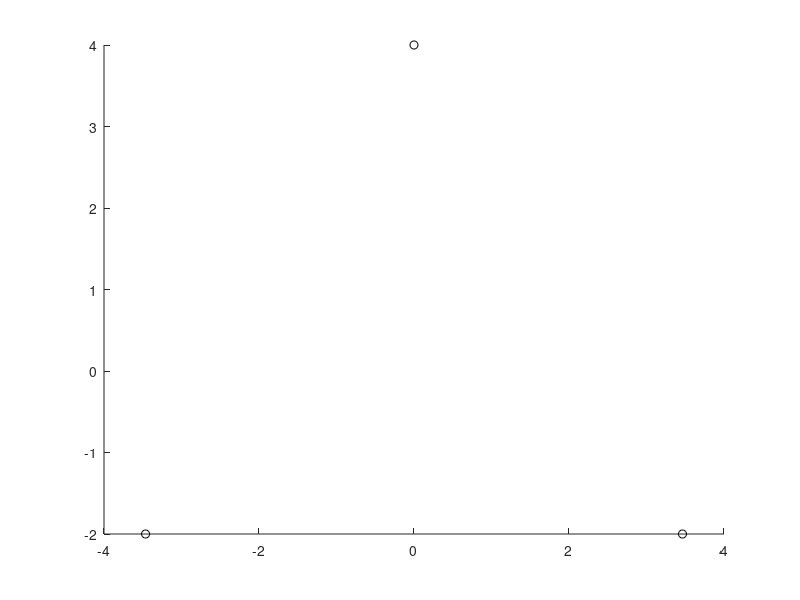

Write MATLAB code to recreate this figure. (Note: this script raises an error after producing the figure.)
global m; global G;
clear all
close all
clc

% %Ana Hudomal 16p
% %butterfly 1
% % dx0 = 0.30689; dy0 = 1.2551;
% %butterfly 2
% % dx0 = 0.39295; dy0 = 0.09758;
% %bumblebee
% % dx0 = 0.18428; dy0 = 0.58719;
% x_init = [-1 0;1 0; 0 0]; 
% v_init = [dx0 dy0; dx0 dy0; -2*dx0 -2*dy0]; 
% m = [1 1 1];

% %Xiaoming Lia , Shijun Liao. December 2017 
% I.A_{100}^{i.c.}
% v_1 = 0.0670760777;
% v_2 = 0.5889627892;
%I.A_{77}^{i.c.}
% v_1 = 0.4159559963;
% v_2 = 0.2988672319;
%I.B_{102}^{i.c.}
% v_1 = 0.4784306757;
% v_2 = 0.3771895698;
% %II.C_{156}^{i.c.}
% v_1 = 0.3231926176;
% v_2 = 0.3279135713;
% % 
% x_init = [-1 0 ; 1 0; 0 0];
% v_init = [v_1 v_2; v_1 v_2; -2*v_1 -2*v_2];
% m = [1, 1, 1];

% %lagrange equliteral triangular solution
m = [1, 2, 3];
s3_size = 1; s3_rad = 0;
x_init = 2*[0 2 ; -sqrt(3) -1 ; sqrt(3) -1];
v_init = 1/sum(m) * [(-m(2)-m(3)/2) (-sqrt(3)/2*m(3));(m(1)+m(3)/2) (-sqrt(3)/2*m(3)); (m(1)/2-m(2)/2) (sqrt(3)/2*m(1)+sqrt(3)/2*m(2))];
v_init = s3_size*v_init*[cos(s3_rad) sin(s3_rad) ; -sin(s3_rad) cos(s3_rad)];

% %Euler collinear solution
% m = [1 2 3];
% syms lamb_sym
% assume(lamb_sym, 'real')
% 
% ecs_equ = (m(1)+m(2))*lamb_sym^5 + (3*m(1)+2*m(2))*lamb_sym^4+(3*m(1)+m(2))*lamb_sym^3-(m(2)+3*m(3))*lamb_sym^2-(2*m(2)+3*m(3))*lamb_sym-(m(2)+m(3)) == 0;
% lamb_ecs = solve(ecs_equ, lamb_sym);
% 
% fprintf("%f\n", lamb_ecs);

%(m(2)+m(3)*(1+lamb_sym))/(m(1)-m(3)*lamb_sym) - (m(2)-m(3)*(1/(1+lamb_sym))^2)/(m(1)-m(3)*(1/lamb_sym)^2) == 0;
%(-m(1)*m(3)-m(2)*m(3))*lamb_sym^5+(-m(1)*m(3)-2*m(1)*m(3)-2*m(2)*m(3))*lamb_sym^4+(-3*m(1)*m(3)+2*m(3).^2-m(2)*m(3))*lamb_sym^3+(-2*m(1)*m(3)+m(2)*m(3)+3*m(3).^2)*lamb_sym^2+(2*m(2)*m(3)+3*m(3).^2)*lamb_sym+(m(2)*m(3)+m(3).^2) == 0;
%(m(1)+m(2))*lamb_sym^5 + (3*m(1)+2*m(2))*lamb_sym^4+(3*m(1)+m(2))*lamb_sym^3-(m(2)+3*m(3))*lamb_sym^2-(2*m(2)+3*m(3))*lamb_sym-(m(2)+m(3)) == 0;
%(m(2)+m(3)*(1+lamb_sym))/(m(1)-m(3)*lamb_sym) - (m(2)+m(3)*(1/(1+lamb_sym))^2)/(m(1)-m(3)*(1/lamb_sym)^2) == 0;
% s_3 = [1 0];
% sv_3 = [-1/2 1];
% form_ecs = 1/sum(m)*[-m(2)-m(3)-lamb_ecs*m(3) ; m(1)-lamb_ecs*m(3) ; m(1)+lamb_ecs*m(1)+lamb_ecs*m(2)];
% x_init = form_ecs*s_3;
% v_init = form_ecs*sv_3;


G = 1;
init = [x_init v_init]';
init = init(:)';
hold on;
for i = 1:3
    plot(x_init(i,1), x_init(i,2), 'ko');
end
hold off;

E = 0;
for i = 0:2
    j = mod(i,3)+1;
    k = mod(i+1,3)+1;
    E = E + 1/2*m(j)*norm(v_init(j,:))^2 ...
        - G*m(j)*m(k)/norm(x_init(j,:)-x_init(k,:));
end

syms('x_sym', [3 4]);
assume(x_sym, 'real')

T_sym = E;
for i = 0:2
    j = mod(i,3)+1;
    k = mod(i+1,3)+1;
    T_sym = T_sym + G * m(j) * m(k) / norm(x_sym(j,1:2)-x_sym(k,1:2));
end

T_sym_diff = 0;
for i = 0:2
    j = mod(i,3)+1;
    k = mod(i+1,3)+1;
    T_sym_diff = T_sym_diff + G * m(j) * m(k) * dot(x_sym(j,1:2)-x_sym(k,1:2),x_sym(j,3:4)-x_sym(k,3:4)) ...
                                / norm(x_sym(j,1:2)-x_sym(k,1:2))^2 ;
end

global GE;
GE{3, 2} = [];
ge{3, 2} = [];
for i = 1:3
    for j = 1:2
        ge{i, j} = 0;
        for k = 1:3
            for l = 1:2
                ge{i, j} = ge{i, j}  - diff(T_sym, x_sym(k,l))*x_sym(k,l+2)*x_sym(i,j+2) ...
                    + 1/(2*T_sym)*diff(T_sym, x_sym(i,j))*x_sym(k,l+2)^2;
            end
        end
        GE{i,j} = @(x) eval(subs(ge{i,j}, x_sym, reshape(x,[4,3])'));
    end
end



global GEt;
GEt{3,2} = [];
get{3,2} = [];
for i = 1:3
    for j = 1:2
         get{i,j} = T_sym_diff / T_sym * x_sym(i,j+2);
         for k = 1:3
             for l = 1:2
                get{i,j} = get{i,j} - 1/T_sym * diff(T_sym,x_sym(k,l)) * x_sym(k,l+2) * x_sym(i,j+2) ...
                    + 1/(2*T_sym) * diff(T_sym,x_sym(i,j)) * x_sym(k,l+2)^2;
             end
         end
         GEt{i,j} = @(x) eval(subs(get{i,j}, x_sym, reshape(x,[4,3])'));
    end
end

global EL;
EL{3, 2} = [];
el{3, 2} = [];
for i = 1:3 %particles' index
    next_1 = mod(i, 3)+1; 
    next_2 = mod(i+1, 3)+1;
    r1_sq = (x_sym(i, 1) - x_sym(next_1, 1)).^2+(x_sym(i, 2)-(x_sym(next_1, 2))).^2;
    r2_sq = (x_sym(i, 1) - x_sym(next_2, 1)).^2+(x_sym(i, 2)-(x_sym(next_2, 2))).^2;
    for j = 1:2 % x, y 
        el{i, j} = - G*m(next_1)*(x_sym(i, j) - x_sym(next_1, j))/(r1_sq.^(1.5))...
                   - G*m(next_2)*(x_sym(i, j) - x_sym(next_2, j))/(r2_sq.^(1.5));
        EL{i, j} = @(x) eval(subs(el{i,j}, x_sym, reshape(x, [4, 3])'));
    end
end


dt = 1/50;
cycle = 2;
% clear("X")
clear("Xt")
clear("P")

% X(1, :) = init;
Xt(1, :) = init;
P(1, :) = init;


hold on;
while(1)
    for i = 1:cycle
        
        % T_kinetic = E + G*m(1)*m(2)/norm(X(i,1:2)) + G*m(3)*m(2)/norm(X(i,5:6)) + G*m(1)*m(3)/norm(X(i,7:8));
        T_kinetic = E + G*m(1)*m(2)/norm(Xt(i,1:2)) + G*m(3)*m(2)/norm(Xt(i,5:6)) + G*m(1)*m(3)/norm(Xt(i,7:8));


        % X(i+1, :) = RK4(X(i, :), @g, T_kinetic*dt);
        Xt(i+1, :) = RK4(Xt(i, :), @g_t, T_kinetic*dt);
        P(i+1, :) = RK4(P(i, :), @eulagrange, 5*dt);
    end

    % plot(X(:, 1),X(:, 2), 'r-');
    % plot(X(:, 5),X(:, 6), 'g-');
    % plot(X(:, 9),X(:, 10), 'b-');

    plot(Xt(:, 1),Xt(:, 2), 'b-');
    plot(Xt(:, 5),Xt(:, 6), 'r-');
    plot(Xt(:, 9),Xt(:, 10), 'g-');

    plot(P(:, 1),P(:, 2), 'black:');
    plot(P(:, 5),P(:, 6), 'black:');
    plot(P(:, 9),P(:, 10), 'black:');
    
    % plot_curr_triangle(X(cycle+1,:));
    % plot_curr_triangle(Xt(cycle+1,:));
    % plot_curr_triangle(P(cycle+1,:));

    % X(1, :) = X(cycle+1, :);
    Xt(1, :) = Xt(cycle+1, :);
    P(1, :) = P(cycle+1, :);
    pause(0.1);

end

function null = plot_curr_triangle(pos)
    plot([pos(1), pos(5), pos(9), pos(1)] , [pos(2),pos(6),pos(10),pos(2)] , 'b-');
end

function dxdt = g(x) 
    global GE; 
    dxdt = zeros(size(x));
    for i = 1:3
        for j = 1:2
             dxdt((i-1)*4+j) = x((i-1)*4+j+2);
             dxdt((i-1)*4+j+2) = GE{i,j}(x);
        end
    end
end

function dxdt_t = g_t(x) 
    global GEt; 
    dxdt_t = zeros(size(x));
    for i = 1:3
        for j = 1:2
             dxdt_t((i-1)*4+j) = x((i-1)*4+j+2);
             dxdt_t((i-1)*4+j+2) = GEt{i,j}(x);
        end
    end
end

function slope = eulagrange(x)
    global EL;
    slope = zeros(size(x));
    for i = 1:3
        for j = 1:2
            slope((i-1)*4+j) = x((i-1)*4+j+2);
            slope((i-1)*4+j+2) = EL{i,j}(x);
        end
    end
end

function next_pos = RK4(curr_pos, func, dt)
    k1 = func(curr_pos(:));
    k2 = func(curr_pos(:) + k1*dt/2); 
    k3 = func(curr_pos(:) + k2*dt/2); 
    k4 = func(curr_pos(:) + k3*dt); 
    next_pos = curr_pos(:) + (k1 + 2*k2 + 2*k3 + k4)*dt/6;
end



